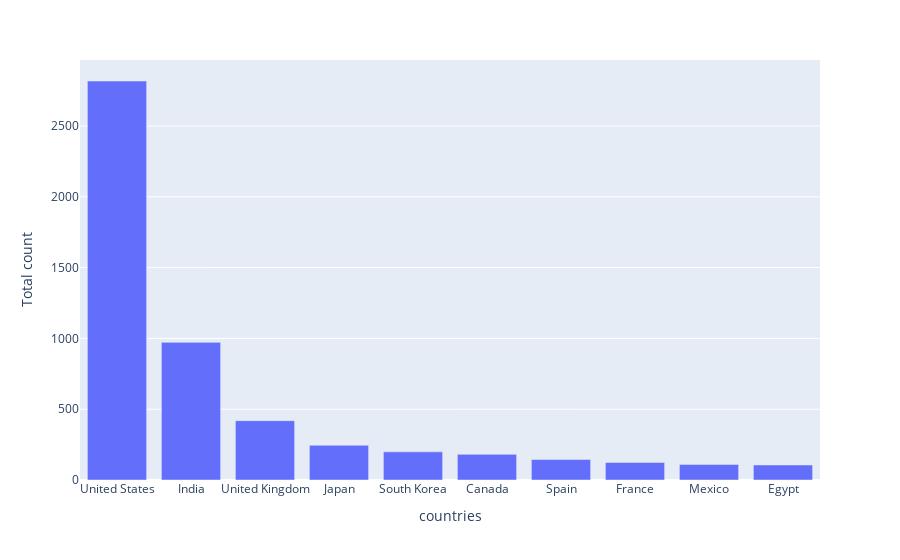

The cell this chart's notebook holds for it:
### Code cell
graph.show()

### Figure 1 — Plotly figure (JSON) as saved in the notebook; plotly's stock layout.template omitted (floating-point values rounded to 4 significant figures)
{"data": [{"alignmentgroup": "True", "hovertemplate": "countries=%{x}<br>Total count=%{y}<extra></extra>", "legendgroup": "", "marker": {"color": "#636efa", "pattern": {"shape": ""}}, "name": "", "offsetgroup": "", "orientation": "v", "showlegend": false, "textposition": "auto", "type": "bar", "x": ["United States", "India", "United Kingdom", "Japan", "South Korea", "Canada", "Spain", "France", "Mexico", "Egypt"], "xaxis": "x", "y": [2818, 972, 419, 245, 199, 181, 145, 124, 110, 106], "yaxis": "y"}], "layout": {"barmode": "relative", "legend": {"tracegroupgap": 0}, "margin": {"t": 60}, "xaxis": {"anchor": "y", "domain": [0, 1], "title": {"text": "countries"}}, "yaxis": {"anchor": "x", "domain": [0, 1], "title": {"text": "Total count"}}}}
